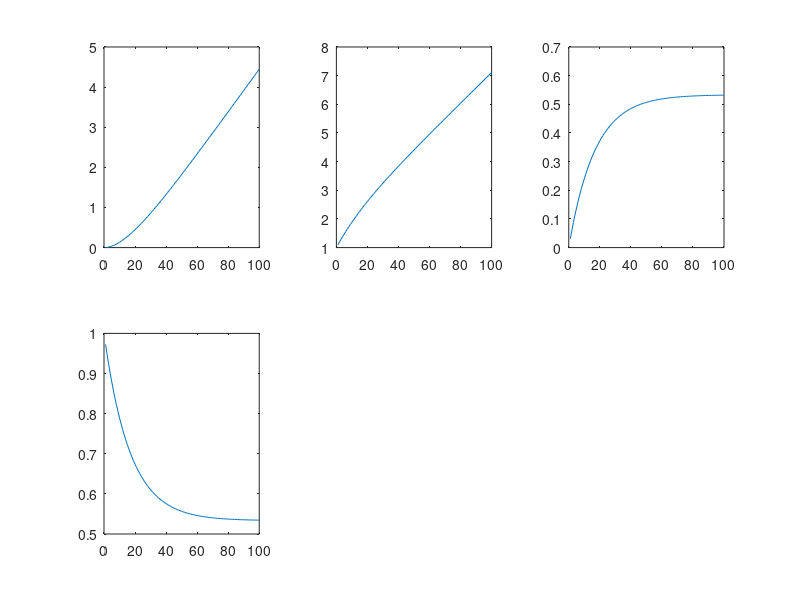

MATLAB code for this plot:

mu=15;
m=25;
A=[0 0 1 0;0 0 0 1;0 0 -mu/m 0;0 0 0 -mu/m];
B=8*[0 0;0 0;1/m 0;0 1/m];
C=[1 1 1 1];
D=[];
sys=ss(A,B,C,D)
Ts=0.1;
sysd= c2d(sys,Ts,'zoh')
Ad=sysd.A;
Bd=sysd.B;
% Ad = [1 0 0.09 0;0 1 0 0.09;0 0 0.96 0;0 0 0 0.96];
% Bd = [0.001 0;0 0.001;0.016 0;0 0.016];
% C = [0 0 0 0 1]; 
x0 = [0 1 0 1]';
u = [1;1];
x(:, 1) = Ad*x0 + Bd*u;
for k = 2: 100
    x(:, k) = Ad*x(:, k - 1) + Bd*u;
end
t = 1: 100;
subplot(2, 3, 1);
plot(t, x(1, :))
subplot(2, 3, 2);
plot(t, x(2, :))
subplot(2, 3, 3);
plot(t, x(3, :))
subplot(2, 3, 4);
plot(t, x(4, :))